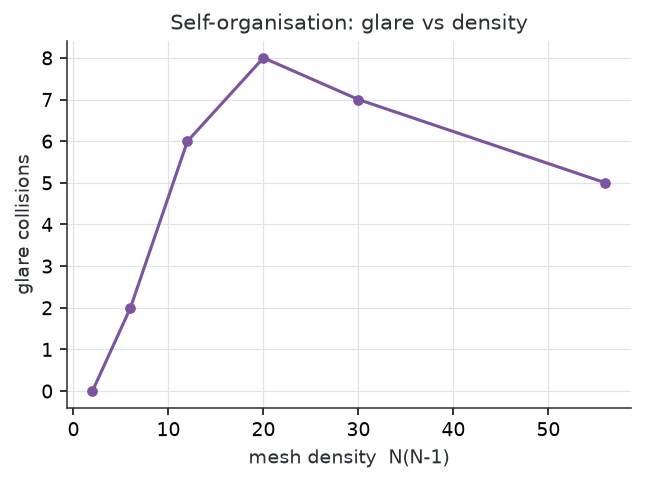

This figure's Python source:
"""Figure 3 — glare (signalling collisions) vs mesh density N(N-1).

Every ordered pair of peers can collide during offer/answer, so glare grows with
the directed link count N(N-1). Reads the kpi_vs_n gold mart.
"""
import os

from pipeline.figures import style
from pipeline.figures.gold_io import read_gold

OUT = os.path.join(os.path.dirname(__file__), "fig03_glare.png")


def plot(rows):
    """Plot total glare against mesh density N(N-1). `rows` are kpi_vs_n dicts."""
    rows = sorted(rows, key=lambda r: r["n_peers"])
    density = [r["n_peers"] * (r["n_peers"] - 1) for r in rows]
    glare = [r["glare_total"] for r in rows]

    style.apply_theme()
    fig, ax = style.new_axes("mesh density  N(N-1)", "glare collisions",
                             "Self-organisation: glare vs density")
    ax.plot(density, glare, color=style.PALETTE["purple"])
    return fig


def main():
    rows = read_gold("kpi_vs_n", order_by="n_peers")
    fig = plot(rows)
    fig.savefig(OUT)
    print(f"wrote {OUT}")


if __name__ == "__main__":
    main()
